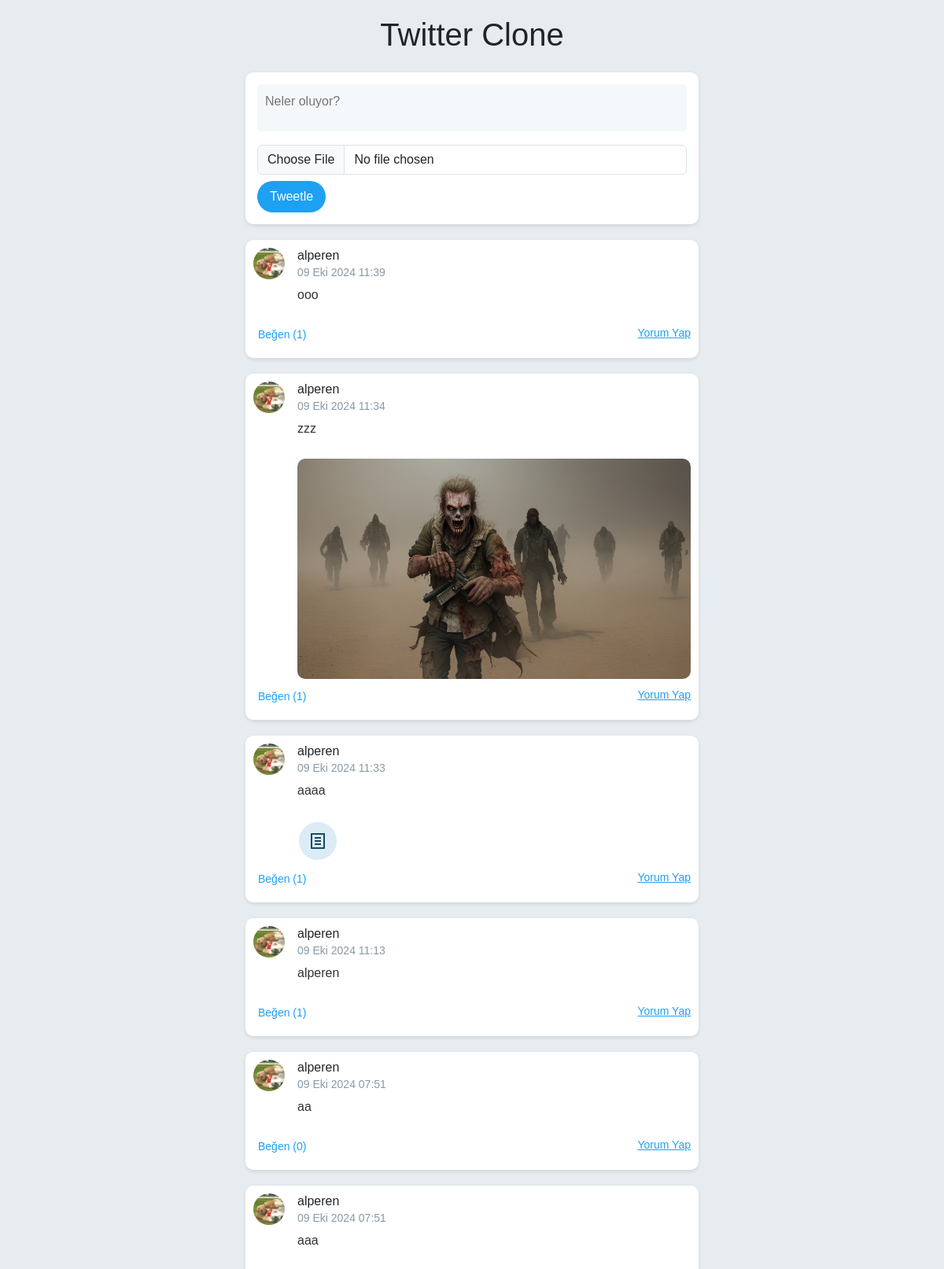
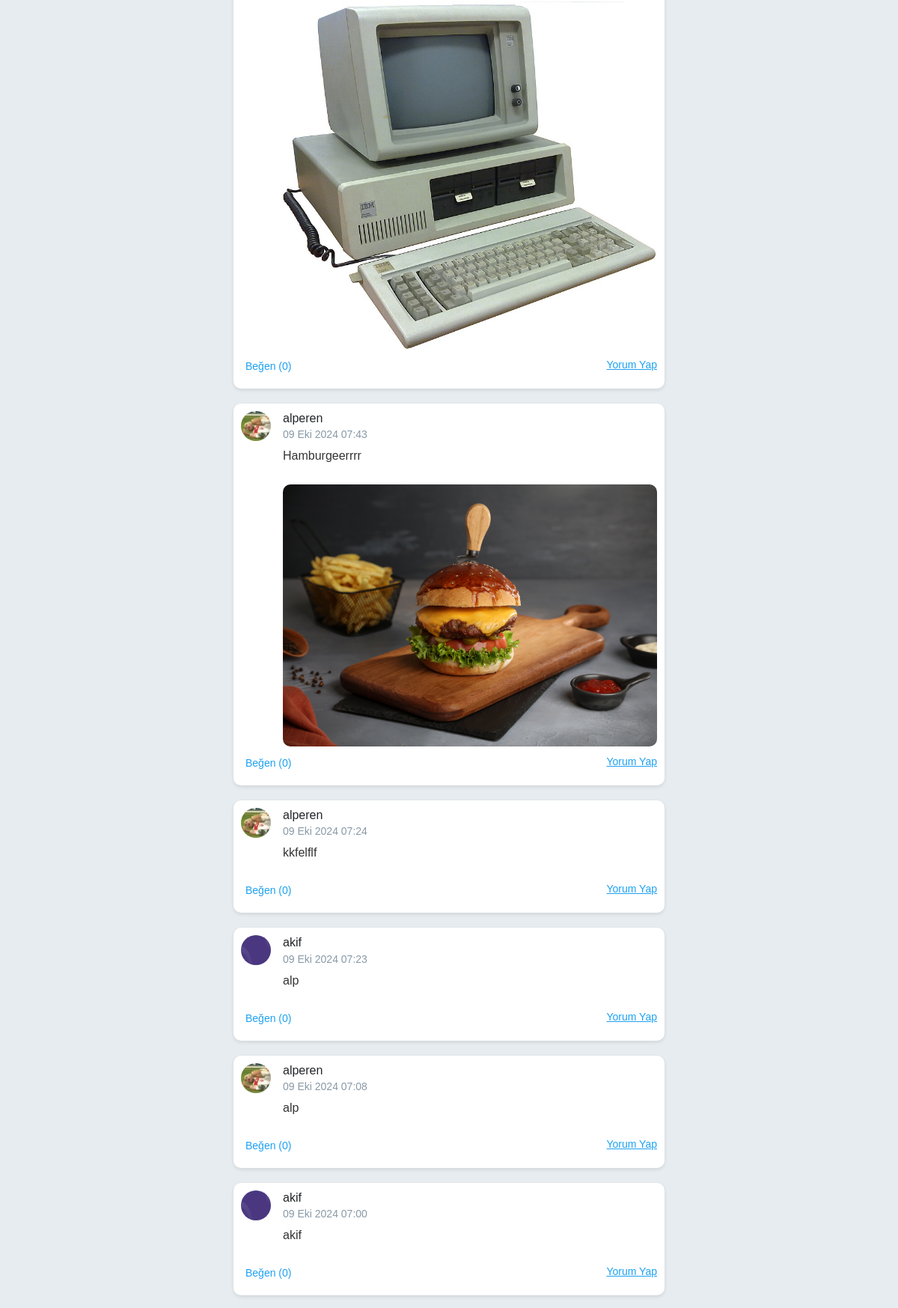
The page / (signed in, upper part) on the database its author committed (2 pictures, top to bottom).
### posts/models.py (models this page shows, shortened)
class Post(models.Model):
    user = models.ForeignKey(User, on_delete=models.CASCADE)
    content = models.TextField(max_length=280)
    image = models.ImageField(upload_to='post_images/', blank=True, null=True)
    created_at = models.DateTimeField(auto_now_add=True)

class Profile(models.Model):
    user = models.OneToOneField(User, on_delete=models.CASCADE)
    profile_image = models.ImageField(upload_to='profile_images/', default='default_profile.png')

### posts/views.py (the view)
# urls.py: path('', post_list, name='post_list'),
@login_required
def post_list(request):
    posts = Post.objects.all().order_by('-created_at')
    if request.method == 'POST':
        form = PostForm(request.POST, request.FILES)
        if form.is_valid():
            post = form.save(commit=False)
            post.user = request.user
            post.save()
            return redirect('post_list')
    else:
        form = PostForm()
    return render(request, 'posts/post_list.html', {'posts': posts, 'form': form})

### posts/forms.py
class PostForm(forms.ModelForm):
    class Meta:
        model = Post
        fields = ['content', 'image']

### posts/templates/posts/post_list.html (shortened to what this page needs)
<!DOCTYPE html>
<html lang="tr">
<head>
    <link rel="stylesheet" href="https://cdnjs.cloudflare.com/ajax/libs/bootstrap/5.3.2/css/bootstrap.min.css">
</head>
<body>
    <div class="container">
        <h1 class="text-center mb-4">Twitter Clone</h1>
        <div class="new-tweet">
            <form method="post" enctype="multipart/form-data">
                <textarea name="content" placeholder="Neler oluyor?" maxlength="280"></textarea>
                <input type="file" name="image" class="form-control mb-2">
                <button type="submit" class="btn">Tweetle</button>
            </form>
        </div>
        <ul class="list-unstyled">
            {% for post in posts %}
            <li class="tweet-box">
                <div class="d-flex align-items-start">
                    <img src="{{ post.user.profile.profile_image.url }}" alt="{{ post.user.username }}" class="me-3" width="40" height="40">
                    <div>
                        <h5>{{ post.user.username }}</h5>
                        <small>{{ post.created_at|date:"d M Y H:i" }}</small>
                        <p>{{ post.content }}</p>
                        {% if post.image %}
                            <img src="{{ post.image.url }}" alt="Tweet image" class="img-fluid tweet-image" />
                        {% endif %}
                    </div>
                </div>
                <div class="tweet-actions">
                    <form action="{% url 'like_post' post.id %}" method="post" style="display: inline;">
                        <button type="submit">
                             Beğen ({{ post.likes.count }})
                        </button>
                    </form>
                    <a href="{% url 'comment_post' post.id %}">Yorum Yap</a>
                </div>
            </li>
            {% endfor %}
        </ul>
    </div>

### posts/templates/posts/post_list.html (style rules this page uses)
body { background-color: #e6ecf0; font-family: 'Arial', sans-serif; }
.container { max-width: 600px; margin-top: 20px; }
.tweet-box { background-color: white; border-radius: 10px; padding: 10px; margin-bottom: 20px; box-shadow: 0 2px 5px rgba(0, 0, 0, 0.1); }
.tweet-box img { border-radius: 50%; }
.tweet-box h5 { margin-bottom: 0; font-size: 16px; }
.tweet-box p { color: #333; margin-top: 5px; }
.tweet-box small { color: #8899a6; }
.tweet-box img.tweet-image { border-radius: 10px; margin-top: 10px; max-width: 100%; height: auto; }
.tweet-actions { display: flex; justify-content: space-between; margin-top: 10px; }
.tweet-actions button, .tweet-actions a { border: none; background: none; color: #1da1f2; cursor: pointer; font-size: 14px; }
.new-tweet { background-color: white; border-radius: 10px; padding: 15px; margin-bottom: 20px; box-shadow: 0 2px 5px rgba(0, 0, 0, 0.1); }
.new-tweet textarea { width: 100%; border: none; resize: none; padding: 10px; height: 60px; border-radius: 5px; background-color: #f5f8fa; margin-bottom: 10px; }
.new-tweet button { background-color: #1da1f2; color: white; border-radius: 20px; border: none; padding: 8px 16px; }

### rows shown on the page
Post: user.profile.profile_image (picture), user.username "alperen", created_at "09 Eki 2024 11:39", content "ooo", likes.count "1"
Post: user.profile.profile_image (picture), user.username "alperen", created_at "09 Eki 2024 11:34", content "zzz", image (placeholder picture), likes.count "1"
Post: user.profile.profile_image (picture), user.username "alperen", created_at "09 Eki 2024 11:33", content "aaaa", image (picture), likes.count "1"
Post: user.profile.profile_image (picture), user.username "alperen", created_at "09 Eki 2024 11:13", content "alperen", likes.count "1"
Post: user.profile.profile_image (picture), user.username "alperen", created_at "09 Eki 2024 07:51", content "aa", likes.count "0"
Post: user.profile.profile_image (picture), user.username "alperen", created_at "09 Eki 2024 07:51", content "aaa", image (picture), likes.count "0"
Post: user.profile.profile_image (picture), user.username "alperen", created_at "09 Eki 2024 07:43", content "Hamburgeerrrr", image (picture), likes.count "0"
Post: user.profile.profile_image (picture), user.username "alperen", created_at "09 Eki 2024 07:24", content "kkfelflf", likes.count "0"
Post: user.profile.profile_image (picture), user.username "akif", created_at "09 Eki 2024 07:23", content "alp", likes.count "0"
Post: user.profile.profile_image (picture), user.username "alperen", created_at "09 Eki 2024 07:08", content "alp", likes.count "0"
Post: user.profile.profile_image (picture), user.username "akif", created_at "09 Eki 2024 07:00", content "akif", likes.count "0"
